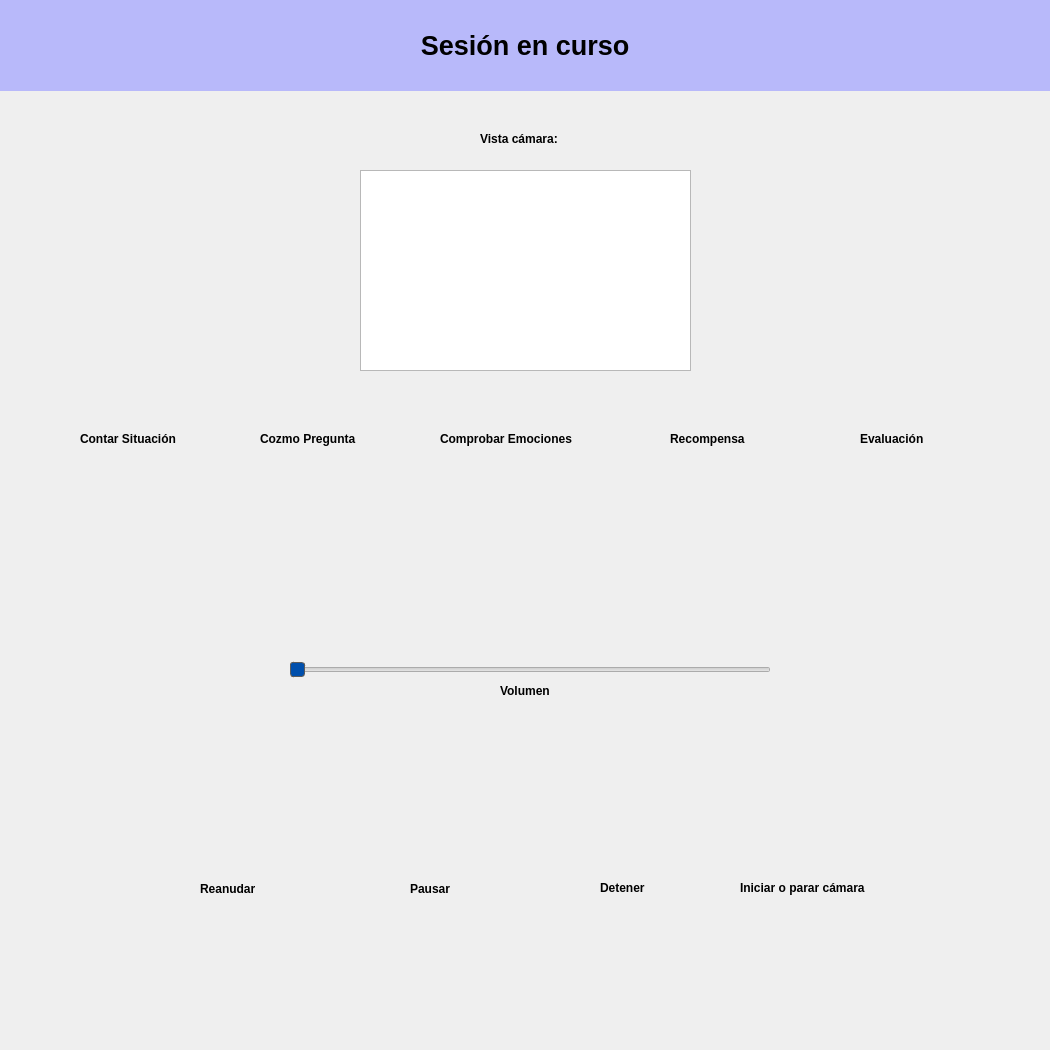
<?xml version="1.0" encoding="UTF-8"?>
<ui version="4.0">
 <class>Form</class>
 <widget class="QWidget" name="Form">
  <property name="geometry">
   <rect>
    <x>0</x>
    <y>0</y>
    <width>1050</width>
    <height>1050</height>
   </rect>
  </property>
  <property name="windowTitle">
   <string>Form</string>
  </property>
  <widget class="QFrame" name="frame">
   <property name="geometry">
    <rect>
     <x>0</x>
     <y>0</y>
     <width>1050</width>
     <height>91</height>
    </rect>
   </property>
   <property name="sizePolicy">
    <sizepolicy hsizetype="Expanding" vsizetype="Preferred">
     <horstretch>0</horstretch>
     <verstretch>0</verstretch>
    </sizepolicy>
   </property>
   <property name="minimumSize">
    <size>
     <width>0</width>
     <height>91</height>
    </size>
   </property>
   <property name="frameShape">
    <enum>QFrame::NoFrame</enum>
   </property>
   <property name="frameShadow">
    <enum>QFrame::Raised</enum>
   </property>
   <widget class="QLabel" name="titulo">
    <property name="geometry">
     <rect>
      <x>0</x>
      <y>0</y>
      <width>1050</width>
      <height>91</height>
     </rect>
    </property>
    <property name="sizePolicy">
     <sizepolicy hsizetype="Expanding" vsizetype="Preferred">
      <horstretch>0</horstretch>
      <verstretch>0</verstretch>
     </sizepolicy>
    </property>
    <property name="font">
     <font>
      <family>Ubuntu</family>
      <pointsize>20</pointsize>
      <weight>75</weight>
      <italic>false</italic>
      <bold>true</bold>
     </font>
    </property>
    <property name="styleSheet">
     <string notr="true">background-color: rgba(183, 184, 250, 252)</string>
    </property>
    <property name="frameShape">
     <enum>QFrame::NoFrame</enum>
    </property>
    <property name="frameShadow">
     <enum>QFrame::Plain</enum>
    </property>
    <property name="text">
     <string>Sesión en curso</string>
    </property>
    <property name="alignment">
     <set>Qt::AlignCenter</set>
    </property>
   </widget>
  </widget>
  <widget class="QFrame" name="frame_2">
   <property name="geometry">
    <rect>
     <x>0</x>
     <y>90</y>
     <width>1050</width>
     <height>959</height>
    </rect>
   </property>
   <property name="sizePolicy">
    <sizepolicy hsizetype="Expanding" vsizetype="Expanding">
     <horstretch>0</horstretch>
     <verstretch>0</verstretch>
    </sizepolicy>
   </property>
   <property name="frameShape">
    <enum>QFrame::NoFrame</enum>
   </property>
   <property name="frameShadow">
    <enum>QFrame::Raised</enum>
   </property>
   <widget class="QFrame" name="izq_cont">
    <property name="geometry">
     <rect>
      <x>-10</x>
      <y>-10</y>
      <width>1050</width>
      <height>959</height>
     </rect>
    </property>
    <property name="frameShape">
     <enum>QFrame::NoFrame</enum>
    </property>
    <property name="frameShadow">
     <enum>QFrame::Raised</enum>
    </property>
    <property name="lineWidth">
     <number>0</number>
    </property>
    <layout class="QHBoxLayout" name="horizontalLayout_3">
     <property name="spacing">
      <number>0</number>
     </property>
     <property name="leftMargin">
      <number>0</number>
     </property>
     <property name="topMargin">
      <number>0</number>
     </property>
     <property name="rightMargin">
      <number>0</number>
     </property>
     <property name="bottomMargin">
      <number>0</number>
     </property>
     <item>
      <widget class="QFrame" name="menu_cont">
       <property name="frameShape">
        <enum>QFrame::NoFrame</enum>
       </property>
       <property name="frameShadow">
        <enum>QFrame::Plain</enum>
       </property>
       <property name="lineWidth">
        <number>0</number>
       </property>
       <widget class="QPushButton" name="botonPregunta">
        <property name="geometry">
         <rect>
          <x>250</x>
          <y>380</y>
          <width>162</width>
          <height>156</height>
         </rect>
        </property>
        <property name="text">
         <string/>
        </property>
        <property name="icon">
         <iconset resource="iconos/recursos_formularios.qrc">
          <normaloff>:/iconos/preguntaicono.png</normaloff>:/iconos/preguntaicono.png</iconset>
        </property>
        <property name="iconSize">
         <size>
          <width>150</width>
          <height>150</height>
         </size>
        </property>
        <property name="flat">
         <bool>true</bool>
        </property>
       </widget>
       <widget class="QPushButton" name="botonPremio">
        <property name="geometry">
         <rect>
          <x>650</x>
          <y>380</y>
          <width>162</width>
          <height>156</height>
         </rect>
        </property>
        <property name="text">
         <string/>
        </property>
        <property name="icon">
         <iconset resource="iconos/recursos_formularios.qrc">
          <normaloff>:/iconos/premioicono.png</normaloff>:/iconos/premioicono.png</iconset>
        </property>
        <property name="iconSize">
         <size>
          <width>150</width>
          <height>150</height>
         </size>
        </property>
        <property name="flat">
         <bool>true</bool>
        </property>
       </widget>
       <widget class="QPushButton" name="botonSituacion">
        <property name="geometry">
         <rect>
          <x>70</x>
          <y>380</y>
          <width>162</width>
          <height>156</height>
         </rect>
        </property>
        <property name="text">
         <string/>
        </property>
        <property name="icon">
         <iconset resource="iconos/recursos_formularios.qrc">
          <normaloff>:/iconos/botonVolumen.png</normaloff>:/iconos/botonVolumen.png</iconset>
        </property>
        <property name="iconSize">
         <size>
          <width>150</width>
          <height>150</height>
         </size>
        </property>
        <property name="flat">
         <bool>true</bool>
        </property>
       </widget>
       <widget class="QPushButton" name="botonEmociones">
        <property name="geometry">
         <rect>
          <x>450</x>
          <y>380</y>
          <width>162</width>
          <height>156</height>
         </rect>
        </property>
        <property name="text">
         <string/>
        </property>
        <property name="icon">
         <iconset resource="iconos/recursos_formularios.qrc">
          <normaloff>:/iconos/emocionesBoton.png</normaloff>:/iconos/emocionesBoton.png</iconset>
        </property>
        <property name="iconSize">
         <size>
          <width>150</width>
          <height>150</height>
         </size>
        </property>
        <property name="flat">
         <bool>true</bool>
        </property>
       </widget>
       <widget class="QPushButton" name="botonPausar">
        <property name="geometry">
         <rect>
          <x>360</x>
          <y>640</y>
          <width>162</width>
          <height>156</height>
         </rect>
        </property>
        <property name="text">
         <string/>
        </property>
        <property name="icon">
         <iconset resource="iconos/recursos_formularios.qrc">
          <normaloff>:/iconos/boton-de-pausa.png</normaloff>:/iconos/boton-de-pausa.png</iconset>
        </property>
        <property name="iconSize">
         <size>
          <width>125</width>
          <height>125</height>
         </size>
        </property>
        <property name="flat">
         <bool>true</bool>
        </property>
       </widget>
       <widget class="QPushButton" name="botonReanudar">
        <property name="geometry">
         <rect>
          <x>160</x>
          <y>640</y>
          <width>162</width>
          <height>156</height>
         </rect>
        </property>
        <property name="text">
         <string/>
        </property>
        <property name="icon">
         <iconset resource="iconos/recursos_formularios.qrc">
          <normaloff>:/iconos/boton-de-play.png</normaloff>:/iconos/boton-de-play.png</iconset>
        </property>
        <property name="iconSize">
         <size>
          <width>125</width>
          <height>125</height>
         </size>
        </property>
        <property name="flat">
         <bool>true</bool>
        </property>
       </widget>
       <widget class="QLabel" name="label">
        <property name="geometry">
         <rect>
          <x>90</x>
          <y>350</y>
          <width>119</width>
          <height>17</height>
         </rect>
        </property>
        <property name="font">
         <font>
          <weight>75</weight>
          <bold>true</bold>
         </font>
        </property>
        <property name="text">
         <string>Contar Situación</string>
        </property>
       </widget>
       <widget class="QLabel" name="label_2">
        <property name="geometry">
         <rect>
          <x>450</x>
          <y>350</y>
          <width>160</width>
          <height>17</height>
         </rect>
        </property>
        <property name="font">
         <font>
          <weight>75</weight>
          <bold>true</bold>
         </font>
        </property>
        <property name="text">
         <string>Comprobar Emociones</string>
        </property>
       </widget>
       <widget class="QLabel" name="label_3">
        <property name="geometry">
         <rect>
          <x>270</x>
          <y>350</y>
          <width>118</width>
          <height>17</height>
         </rect>
        </property>
        <property name="font">
         <font>
          <weight>75</weight>
          <bold>true</bold>
         </font>
        </property>
        <property name="text">
         <string>Cozmo Pregunta</string>
        </property>
       </widget>
       <widget class="QLabel" name="label_4">
        <property name="geometry">
         <rect>
          <x>680</x>
          <y>350</y>
          <width>90</width>
          <height>17</height>
         </rect>
        </property>
        <property name="font">
         <font>
          <weight>75</weight>
          <bold>true</bold>
         </font>
        </property>
        <property name="text">
         <string>Recompensa</string>
        </property>
       </widget>
       <widget class="QLabel" name="label_5">
        <property name="geometry">
         <rect>
          <x>210</x>
          <y>800</y>
          <width>69</width>
          <height>17</height>
         </rect>
        </property>
        <property name="font">
         <font>
          <weight>75</weight>
          <bold>true</bold>
         </font>
        </property>
        <property name="text">
         <string>Reanudar</string>
        </property>
       </widget>
       <widget class="QLabel" name="label_6">
        <property name="geometry">
         <rect>
          <x>420</x>
          <y>800</y>
          <width>50</width>
          <height>17</height>
         </rect>
        </property>
        <property name="font">
         <font>
          <weight>75</weight>
          <bold>true</bold>
         </font>
        </property>
        <property name="text">
         <string>Pausar</string>
        </property>
       </widget>
       <widget class="QPushButton" name="botonDetener">
        <property name="geometry">
         <rect>
          <x>560</x>
          <y>640</y>
          <width>162</width>
          <height>156</height>
         </rect>
        </property>
        <property name="text">
         <string/>
        </property>
        <property name="icon">
         <iconset resource="iconos/recursos_formularios.qrc">
          <normaloff>:/iconos/boton-detener.png</normaloff>:/iconos/boton-detener.png</iconset>
        </property>
        <property name="iconSize">
         <size>
          <width>125</width>
          <height>125</height>
         </size>
        </property>
        <property name="flat">
         <bool>true</bool>
        </property>
       </widget>
       <widget class="QLabel" name="label_7">
        <property name="geometry">
         <rect>
          <x>610</x>
          <y>800</y>
          <width>59</width>
          <height>15</height>
         </rect>
        </property>
        <property name="font">
         <font>
          <weight>75</weight>
          <bold>true</bold>
         </font>
        </property>
        <property name="layoutDirection">
         <enum>Qt::LeftToRight</enum>
        </property>
        <property name="text">
         <string>Detener</string>
        </property>
       </widget>
       <widget class="QSlider" name="barraVolumen">
        <property name="geometry">
         <rect>
          <x>300</x>
          <y>580</y>
          <width>481</width>
          <height>20</height>
         </rect>
        </property>
        <property name="styleSheet">
         <string notr="true">Slider::groove:horizontal {
    border: 1px solid #999999;
    height: 8px;
    background: rgb(255, 255, 255);
    margin: 2px 0;
}

QSlider::handle:horizontal {
    background: rgb(0, 79, 172);
    border: 1px solid #5c5c5c;
    width: 18px;
    margin: -2px 0; /* handle is placed by default on the contents rect of the groove. Expand outside the groove */
    border-radius: 3px;
}</string>
        </property>
        <property name="orientation">
         <enum>Qt::Horizontal</enum>
        </property>
       </widget>
       <widget class="QLabel" name="label_8">
        <property name="geometry">
         <rect>
          <x>510</x>
          <y>590</y>
          <width>71</width>
          <height>41</height>
         </rect>
        </property>
        <property name="font">
         <font>
          <weight>75</weight>
          <bold>true</bold>
         </font>
        </property>
        <property name="text">
         <string>Volumen</string>
        </property>
       </widget>
       <widget class="QPushButton" name="botonEvaluacion">
        <property name="geometry">
         <rect>
          <x>830</x>
          <y>380</y>
          <width>162</width>
          <height>156</height>
         </rect>
        </property>
        <property name="text">
         <string/>
        </property>
        <property name="icon">
         <iconset resource="iconos/recursos_formularios.qrc">
          <normaloff>:/iconos/puntuaciones.png</normaloff>:/iconos/puntuaciones.png</iconset>
        </property>
        <property name="iconSize">
         <size>
          <width>135</width>
          <height>135</height>
         </size>
        </property>
        <property name="flat">
         <bool>true</bool>
        </property>
       </widget>
       <widget class="QLabel" name="label_9">
        <property name="geometry">
         <rect>
          <x>870</x>
          <y>350</y>
          <width>90</width>
          <height>17</height>
         </rect>
        </property>
        <property name="font">
         <font>
          <weight>75</weight>
          <bold>true</bold>
         </font>
        </property>
        <property name="text">
         <string>Evaluación</string>
        </property>
       </widget>
       <widget class="QGraphicsView" name="camGraphicsView">
        <property name="geometry">
         <rect>
          <x>370</x>
          <y>90</y>
          <width>331</width>
          <height>201</height>
         </rect>
        </property>
       </widget>
       <widget class="QLabel" name="label_10">
        <property name="geometry">
         <rect>
          <x>490</x>
          <y>50</y>
          <width>90</width>
          <height>17</height>
         </rect>
        </property>
        <property name="font">
         <font>
          <weight>75</weight>
          <bold>true</bold>
         </font>
        </property>
        <property name="text">
         <string>Vista cámara:</string>
        </property>
       </widget>
       <widget class="QPushButton" name="botonCamara">
        <property name="geometry">
         <rect>
          <x>750</x>
          <y>640</y>
          <width>150</width>
          <height>150</height>
         </rect>
        </property>
        <property name="text">
         <string/>
        </property>
        <property name="icon">
         <iconset resource="iconos/recursos_formularios.qrc">
          <normaloff>:/iconos/botonCamara.png</normaloff>:/iconos/botonCamara.png</iconset>
        </property>
        <property name="iconSize">
         <size>
          <width>125</width>
          <height>125</height>
         </size>
        </property>
        <property name="flat">
         <bool>true</bool>
        </property>
       </widget>
       <widget class="QLabel" name="label_11">
        <property name="geometry">
         <rect>
          <x>750</x>
          <y>800</y>
          <width>150</width>
          <height>15</height>
         </rect>
        </property>
        <property name="font">
         <font>
          <weight>75</weight>
          <bold>true</bold>
         </font>
        </property>
        <property name="text">
         <string>Iniciar o parar cámara</string>
        </property>
       </widget>
      </widget>
     </item>
    </layout>
   </widget>
  </widget>
 </widget>
 <resources>
  <include location="iconos/recursos_formularios.qrc"/>
 </resources>
 <connections/>
</ui>
